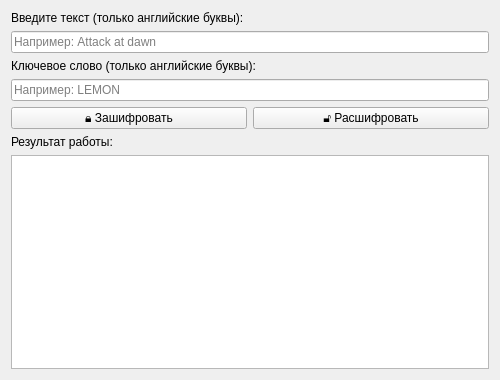
<?xml version="1.0" encoding="UTF-8"?>
<ui version="4.0">
    <class>VigenereWindow</class>
    <widget class="QWidget" name="VigenereWindow">
        <property name="geometry">
            <rect>
                <x>0</x>
                <y>0</y>
                <width>500</width>
                <height>380</height>
            </rect>
        </property>
        <property name="windowTitle">
            <string>Шифр Виженера (Криптомодуль)</string>
        </property>
        <layout class="QVBoxLayout" name="verticalLayout">
            <item>
                <widget class="QLabel" name="label_text">
                    <property name="text">
                        <string>Введите текст (только английские буквы):</string>
                    </property>
                </widget>
            </item>
            <item>
                <widget class="QLineEdit" name="textEdit">
                    <property name="placeholderText">
                        <string>Например: Attack at dawn</string>
                    </property>
                </widget>
            </item>
            <item>
                <widget class="QLabel" name="label_key">
                    <property name="text">
                        <string>Ключевое слово (только английские буквы):</string>
                    </property>
                </widget>
            </item>
            <item>
                <widget class="QLineEdit" name="keyEdit">
                    <property name="placeholderText">
                        <string>Например: LEMON</string>
                    </property>
                </widget>
            </item>
            <item>
                <layout class="QHBoxLayout" name="horizontalLayout">
                    <item>
                        <widget class="QPushButton" name="encryptButton">
                            <property name="text">
                                <string>🔒 Зашифровать</string>
                            </property>
                        </widget>
                    </item>
                    <item>
                        <widget class="QPushButton" name="decryptButton">
                            <property name="text">
                                <string>🔓 Расшифровать</string>
                            </property>
                        </widget>
                    </item>
                </layout>
            </item>
            <item>
                <widget class="QLabel" name="label_result">
                    <property name="text">
                        <string>Результат работы:</string>
                    </property>
                </widget>
            </item>
            <item>
                <widget class="QTextEdit" name="resultEdit">
                    <property name="readOnly">
                        <bool>true</bool>
                    </property>
                </widget>
            </item>
        </layout>
    </widget>
</ui>
